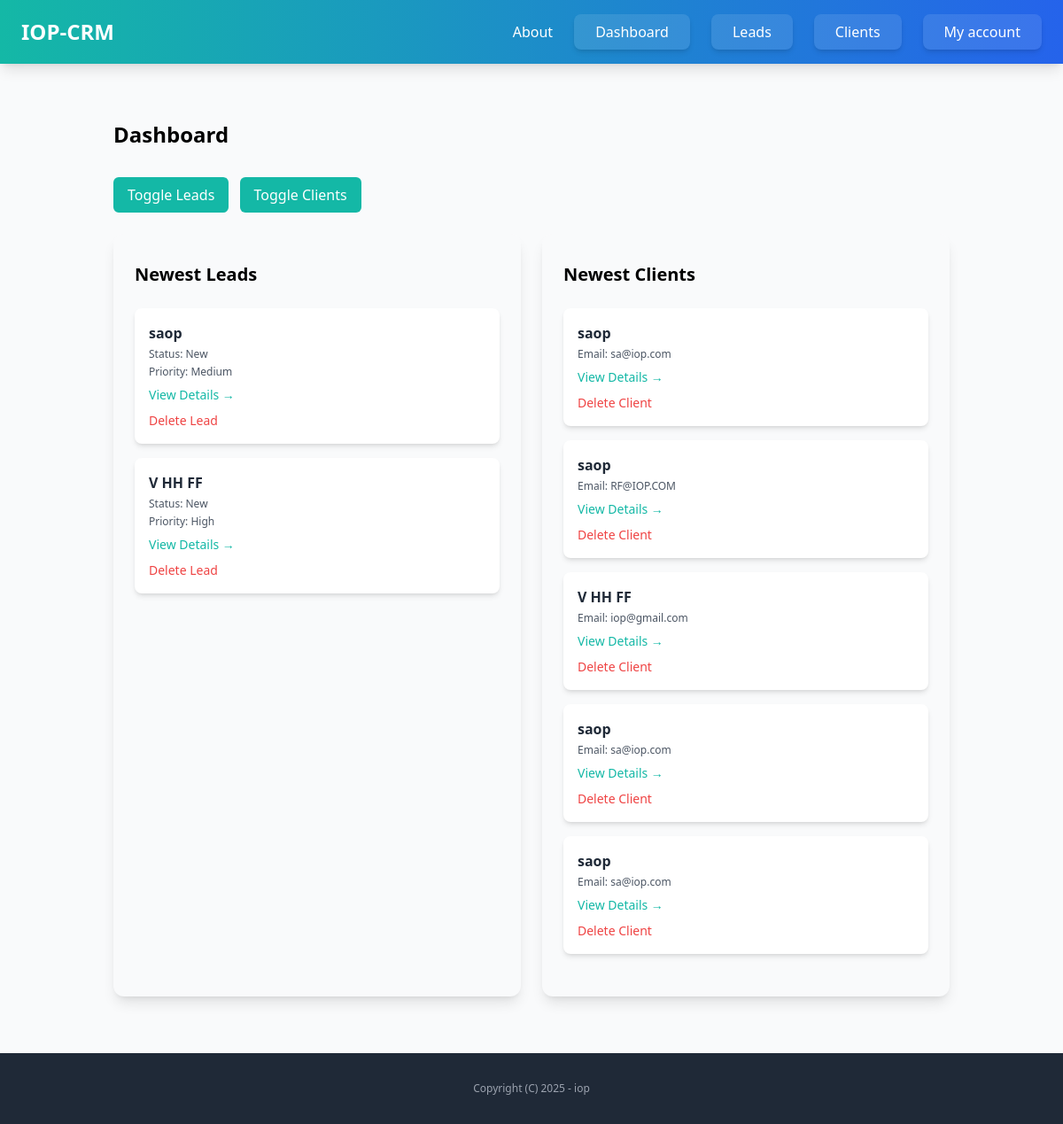
The page /dashboard/ (signed in) on the database its author committed.
### lead/models.py (models this page shows, shortened)
class Lead(models.Model):
    LOW = 'low'
    MEDIUM = 'medium'
    HIGH = 'high'
    CHOICES_PRIORITY = (
        (LOW, 'Low'),
        (MEDIUM, 'Medium'),
        (HIGH, 'High')
    )
    NEW = 'new'
    CONTACTED = 'contacted'
    WON = 'won'
    LOST = 'lost'
    CHOICES_STATUS = (
        (NEW, 'New'),
        (CONTACTED, 'Contacted'),
        (WON, 'Won'),
        (LOST, 'Lost')
    )
    team = models.ForeignKey(Team, related_name='leads', on_delete=models.CASCADE)
    name = models.CharField(max_length=255)
    email = models.EmailField()
    description = models.TextField(blank=True, null=True)  # Corrected field name
    priority = models.CharField(max_length=10, choices=CHOICES_PRIORITY, default=MEDIUM)  # Corrected field name
    converted_to_client = models.BooleanField(default=False)
    status = models.CharField(max_length=10, choices=CHOICES_STATUS, default=NEW)
    created_by = models.ForeignKey(User, related_name='leads', on_delete=models.CASCADE)
    created_at = models.DateTimeField(auto_now_add=True)
    modified_at = models.DateTimeField(auto_now=True)
    class Meta:
        ordering = ('name',)

### client/models.py (models this page shows, shortened)
class Client(models.Model):
    team = models.ForeignKey(Team, related_name='clients', on_delete=models.CASCADE)
    name = models.CharField(max_length=255)
    email = models.EmailField()
    description = models.TextField(blank=True, null=True)
    created_by = models.ForeignKey(User, related_name='clients', on_delete=models.CASCADE)
    created_at = models.DateTimeField(auto_now_add=True)
    modified_at = models.DateTimeField(auto_now=True)
    class Meta:
        ordering = ('name',)

### dashboard/views.py (the view)
# urls.py: path('dashboard/', include('dashboard.urls')),
@login_required
def dashboard(request):
    team = Team.objects.filter(created_by=request.user)[0]
    leads = Lead.objects.filter(team=team, converted_to_client=False).order_by('-created_at')[0:5]
    clients = Client.objects.filter(team=team).order_by('-created_at')[0:5]
    return render(request, 'dashboard/dashboard.html',{
        'clients' : clients,
        'leads': leads
    })

### dashboard/templates/dashboard/dashboard.html (shortened to what this page needs)
{% extends "core/base.html" %}
{% block content %}
<div class="py-8 px-6">
    <h1 class="text-2xl font-bold mb-8">Dashboard</h1>
    <div class="mb-6">
        <button id="toggleLeads" class="bg-teal-500 text-white px-4 py-2 rounded-md mr-2 hover:bg-teal-600 transition-colors duration-300">
            Toggle Leads
        </button>
        <button id="toggleClients" class="bg-teal-500 text-white px-4 py-2 rounded-md hover:bg-teal-600 transition-colors duration-300">
            Toggle Clients
        </button>
    </div>
    <div class="flex flex-col md:flex-row space-y-6 md:space-y-0 md:space-x-6">
        <div id="leadsSection" class="w-full md:w-1/2 px-6 py-8 bg-gray-50 rounded-xl shadow-lg">
            <h2 class="text-xl font-semibold mb-6">Newest Leads</h2>
            {% if leads %}
                {% for lead in leads %}
                    <div class="mb-4 p-4 bg-white rounded-lg shadow-md hover:shadow-lg transition-shadow duration-300">
                        <h3 class="font-semibold text-gray-800">{{ lead.name }}</h3>
                        <p class="text-xs text-gray-600 mt-1">Status: {{ lead.get_status_display }}</p>
                        <p class="text-xs text-gray-600 mt-1">Priority: {{ lead.get_priority_display }}</p>
                        <a href="{% url 'leads:detail' lead.pk %}" class="inline-block mt-2 text-teal-500 hover:text-teal-700 font-medium text-sm">View Details →</a>
                        <button onclick="confirmDelete('{{ lead.name }}', '{% url 'leads:delete' lead.pk %}')" class="block mt-2 text-red-500 hover:text-red-700 font-medium text-sm">
                            Delete Lead
                        </button>
                    </div>
                {% endfor %}
            {% else %}
                <p class="text-gray-500 text-sm">No leads found.</p>
            {% endif %}
        </div>
        <div id="clientsSection" class="w-full md:w-1/2 px-6 py-8 bg-gray-50 rounded-xl shadow-lg">
            <h2 class="text-xl font-semibold mb-6">Newest Clients</h2>
            {% if clients %}
                {% for client in clients %}
                    <div class="mb-4 p-4 bg-white rounded-lg shadow-md hover:shadow-lg transition-shadow duration-300">
                        <h3 class="font-semibold text-gray-800">{{ client.name }}</h3>
                        <p class="text-xs text-gray-600 mt-1">Email: {{ client.email }}</p>
                        <a href="{% url 'clients:detail' client.pk %}" class="inline-block mt-2 text-teal-500 hover:text-teal-700 font-medium text-sm">View Details →</a>
                        <button onclick="confirmDelete('{{ client.name }}', '{% url 'clients:delete' client.pk %}')" class="block mt-2 text-red-500 hover:text-red-700 font-medium text-sm">
                            Delete Client
                        </button>
                    </div>
                {% endfor %}
            {% else %}
                <p class="text-gray-500 text-sm">No clients found.</p>
            {% endif %}
        </div>
    </div>
</div>
{% endblock %}

### core/templates/core/base.html (shortened to what this page needs)
<!doctype html>
<html>
<head>
    <script src="https://cdn.tailwindcss.com"></script>
    <link rel="stylesheet" href="https://cdnjs.cloudflare.com/ajax/libs/font-awesome/5.15.4/css/all.min.css">
</head>
<body class="bg-gray-50">
    <nav class="py-4 px-6 flex justify-between items-center bg-gradient-to-r from-teal-500 to-blue-600 shadow-lg">
        <a href="{% url 'index' %}" class="text-white text-2xl font-bold hover:text-gray-200 transition duration-300">IOP-CRM</a>
        <div id="menu" class="hidden lg:flex lg:items-center lg:space-x-6">
            <a href="{% url 'about' %}" class="text-white hover:text-gray-200 transition duration-300">About</a>
            {% if request.user.is_authenticated %}
                <a href="{% url 'dashboard:index' %}" class="py-2 px-6 bg-white bg-opacity-10 hover:bg-opacity-20 rounded-lg text-white transition duration-300 shadow-md hover:shadow-lg">Dashboard</a>
                <a href="{% url 'leads:list' %}" class="py-2 px-6 bg-white bg-opacity-10 hover:bg-opacity-20 rounded-lg text-white transition duration-300 shadow-md hover:shadow-lg">Leads</a>
                <a href="{% url 'clients:list' %}" class="py-2 px-6 bg-white bg-opacity-10 hover:bg-opacity-20 rounded-lg text-white transition duration-300 shadow-md hover:shadow-lg">Clients</a>
                <a href="#" onclick="document.getElementById('myaccount-form').submit();" class="py-2 px-6 bg-white bg-opacity-10 hover:bg-opacity-20 rounded-lg text-white transition duration-300 shadow-md hover:shadow-lg">My account</a>
            {% endif %}
        </div>
    </nav>
    <div class="container mx-auto px-4 py-8">
        {% block content %}
        {% endblock %}
    </div>
    <footer class="py-8 text-center bg-gray-800">
        <p class="text-xs text-gray-400">Copyright (C) 2025 - iop</p>
    </footer>
</body>
</html>

### rows shown on the page
Lead: name "saop", status "New", priority "Medium"
Lead: name "V HH FF", status "New", priority "High"
Client: name "saop", email "sa@iop.com"
Client: name "saop", email "RF@IOP.COM"
Client: name "V HH FF", email "iop@gmail.com"
Client: name "saop", email "sa@iop.com"
Client: name "saop", email "sa@iop.com"
